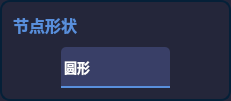
                        <widget class="QFrame" name="frame_anifont_4">
                         <property name="sizePolicy">
                          <sizepolicy hsizetype="Preferred" vsizetype="Expanding">
                           <horstretch>0</horstretch>
                           <verstretch>0</verstretch>
                          </sizepolicy>
                         </property>
                         <property name="minimumSize">
                          <size>
                           <width>231</width>
                           <height>101</height>
                          </size>
                         </property>
                         <property name="styleSheet">
                          <string notr="true">QFrame{
 border:2px solid;
	border-color: rgb(5, 32, 56);
	background-color: rgb(36,38,58);
border-radius:10px;
}
QComboBox QAbstractItemView{
outline: 0px solid gray;            
/*border:1px solid #eeeeee;*/            
color:rgb(145,151,163);
selection-color:white;
font-size:14px;
font-family:Microsoft YaHei UI;            
background-color:rgb(18,26,39);
selection-background-color:rgb(33,41,54);
border-top-radius:0px;
border-bottom-radius:10px;
}</string>
                         </property>
                         <property name="frameShape">
                          <enum>QFrame::StyledPanel</enum>
                         </property>
                         <property name="frameShadow">
                          <enum>QFrame::Raised</enum>
                         </property>
                         <layout class="QVBoxLayout" name="verticalLayout_18">
                          <item>
                           <widget class="QLabel" name="label_anifont_4">
                            <property name="sizePolicy">
                             <sizepolicy hsizetype="Fixed" vsizetype="Fixed">
                              <horstretch>0</horstretch>
                              <verstretch>0</verstretch>
                             </sizepolicy>
                            </property>
                            <property name="font">
                             <font>
                              <family>Microsoft YaHei UI</family>
                              <pointsize>12</pointsize>
                              <weight>75</weight>
                              <bold>true</bold>
                             </font>
                            </property>
                            <property name="styleSheet">
                             <string notr="true">QLabel{
border:none;
color:#598FDC;
}</string>
                            </property>
                            <property name="text">
                             <string>节点形状</string>
                            </property>
                           </widget>
                          </item>
                          <item alignment="Qt::AlignBottom">
                           <widget class="QFrame" name="frame_selectanifont_5">
                            <property name="minimumSize">
                             <size>
                              <width>0</width>
                              <height>0</height>
                             </size>
                            </property>
                            <property name="styleSheet">
                             <string notr="true">QFrame{border:none;
}</string>
                            </property>
                            <property name="frameShape">
                             <enum>QFrame::StyledPanel</enum>
                            </property>
                            <property name="frameShadow">
                             <enum>QFrame::Raised</enum>
                            </property>
                            <property name="lineWidth">
                             <number>0</number>
                            </property>
                            <layout class="QHBoxLayout" name="horizontalLayout_22">
                             <property name="spacing">
                              <number>0</number>
                             </property>
                             <property name="leftMargin">
                              <number>0</number>
                             </property>
                             <property name="topMargin">
                              <number>0</number>
                             </property>
                             <property name="rightMargin">
                              <number>0</number>
                             </property>
                             <property name="bottomMargin">
                              <number>0</number>
                             </property>
                             <item>
                              <widget class="QComboBox" name="comboBox_nodeshape">
                               <property name="enabled">
                                <bool>true</bool>
                               </property>
                               <property name="sizePolicy">
                                <sizepolicy hsizetype="Fixed" vsizetype="Fixed">
                                 <horstretch>0</horstretch>
                                 <verstretch>0</verstretch>
                                </sizepolicy>
                               </property>
                               <property name="minimumSize">
                                <size>
                                 <width>109</width>
                                 <height>41</height>
                                </size>
                               </property>
                               <property name="font">
                                <font>
                                 <family>Microsoft YaHei UI</family>
                                 <pointsize>10</pointsize>
                                 <weight>75</weight>
                                 <italic>false</italic>
                                 <bold>true</bold>
                                </font>
                               </property>
                               <property name="mouseTracking">
                                <bool>false</bool>
                               </property>
                               <property name="tabletTracking">
                                <bool>false</bool>
                               </property>
                               <property name="styleSheet">
                                <string notr="true">
QComboBox {
    border: 0px solid;
	border-bottom: 2px solid;
	border-color: #598FDC;
    border-top-left-radius: 5px;
	border-top-right-radius: 5px;
    padding: 1px 10px 1px 3px;
    min-width: 6em;
	background-color: rgb(57, 63, 103);
	
	color: rgb(255, 255, 255);
	
}

QComboBox:on { /* shift the text when the popup opens */
    padding-top: 3px;
    padding-left: 4px;
}
QComboBox::drop-down {
    /*subcontrol-origin: padding;*/
    subcontrol-position: top right;
    width: 40px;
	height: 39px;
	border: 0px solid;
	
    border-radius: 5px; /* same radius as the QComboBox */
}
QComboBox::drop-down:pressed,QComboBox::drop-down:hover {
	background-color: rgb(38, 43, 85);
}

QComboBox::down-arrow {
	
	image: url(:/图标/下拉选择.png);
width: 100px;
height:25px;
	
}
QComboBox::down-arrow:on { /* shift the arrow when popup is open */
    top: 1px;
    left: 1px;
}
QComboBox::drop-down:editable:on {
    background: qlineargradient(x1: 0, y1: 0, x2: 0, y2: 1,
                                stop: 0 #D3D3D3, stop: 0.4 #D8D8D8,
                                stop: 0.5 #DDDDDD, stop: 1.0 #E1E1E1);
}
QComboBox QAbstractItemView{
outline: 0px solid gray;            
border:0px solid #eeeeee;            
color:rgb(145,151,163);
selection-color:white;
font-size:14px;
font-family:Microsoft YaHei UI;            
background-color:rgb(18,26,39);
selection-background-color:rgb(33,41,54);
}</string>
                               </property>
                               <property name="editable">
                                <bool>false</bool>
                               </property>
                               <property name="currentIndex">
                                <number>0</number>
                               </property>
                               <property name="iconSize">
                                <size>
                                 <width>9</width>
                                 <height>9</height>
                                </size>
                               </property>
                               <item>
                                <property name="text">
                                 <string>圆形</string>
                                </property>
                               </item>
                               <item>
                                <property name="text">
                                 <string>方形</string>
                                </property>
                               </item>
                              </widget>
                             </item>
                            </layout>
                           </widget>
                          </item>
                         </layout>
                        </widget>
